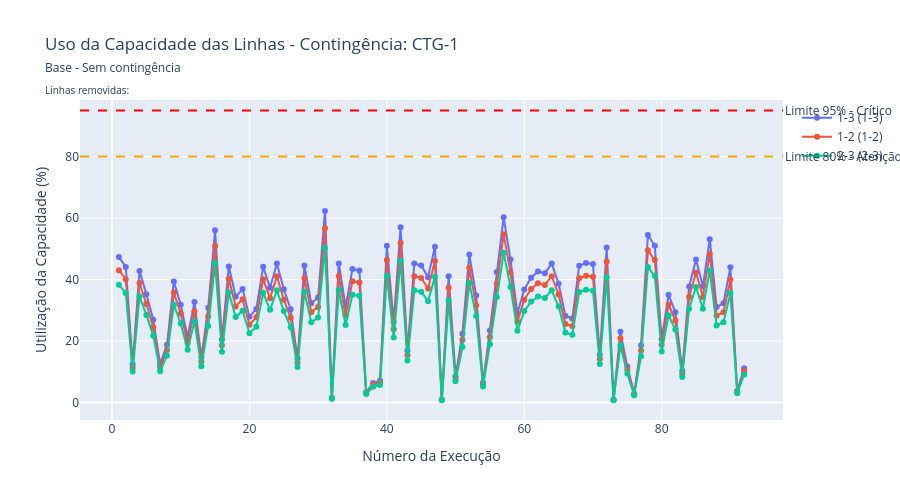
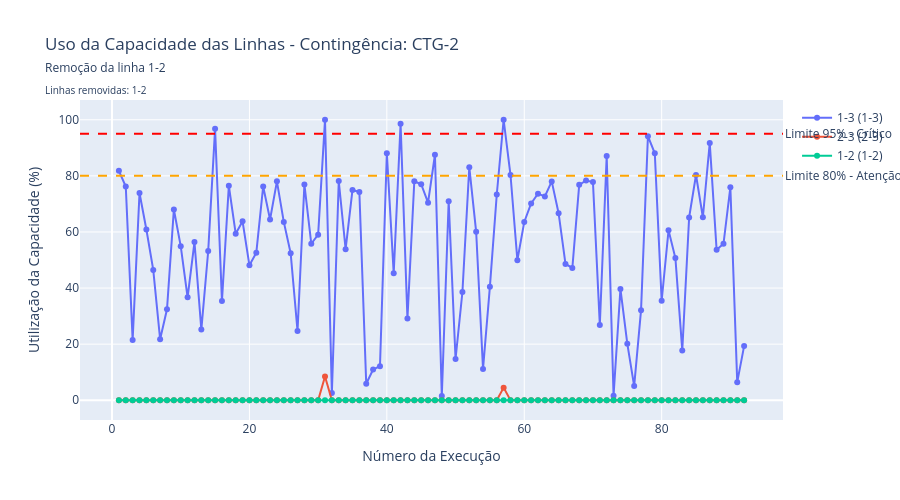
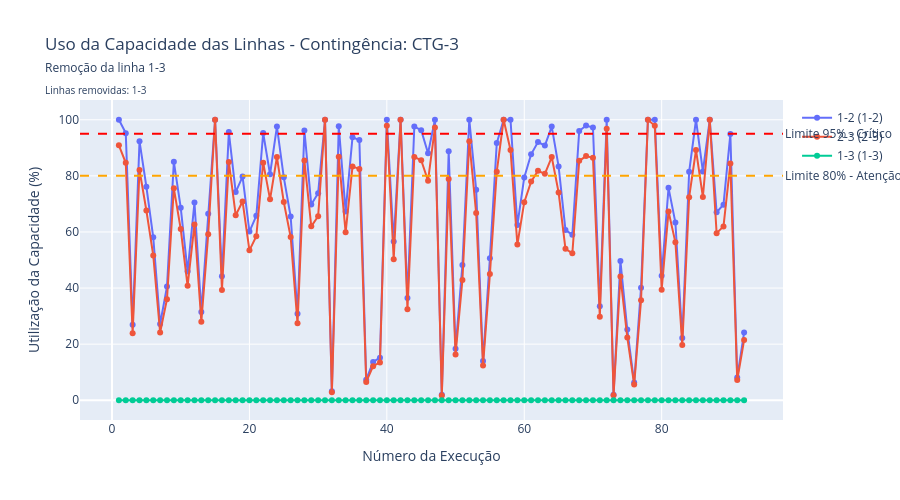
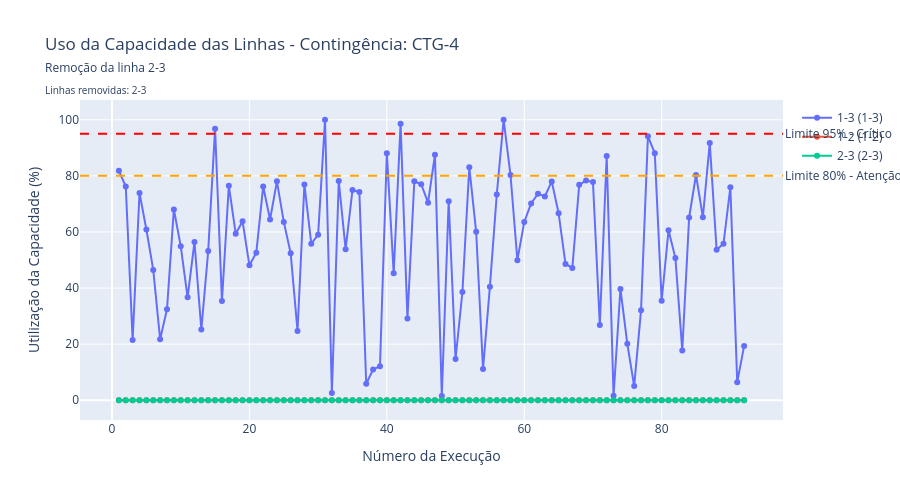

Here is the notebook cell these charts were saved with, in order:
### Markdown cell above
# Linhas

### Code cell
def plotar_uso_capacidade_linhas(dados):
    """Gráfico de uso da capacidade das linhas de transmissão por contingência"""
    if 'linhas_contingencia' not in dados:
        print("❌ Dados de linhas insuficientes")
        return
    
    df_linhas = dados['linhas_contingencia']
    
    # Buscar informações das contingências para descrição
    if 'contingencias_info' in dados:
        df_info = dados['contingencias_info']
    else:
        df_contingencias = dados.get('contingencias', pd.DataFrame())
        df_info = df_contingencias[['id_contingencia', 'descricao', 'linhas_removidas']].drop_duplicates()
    
    # Ordenar contingências numericamente
    contingencias_unicas = sorted(df_linhas['id_contingencia'].unique(), 
                                 key=lambda x: int(x[3:]) if x[3:].isdigit() else x)
    
    # Criar um gráfico para cada contingência
    for contingencia in contingencias_unicas:
        df_linhas_ctg = df_linhas[df_linhas['id_contingencia'] == contingencia]
        
        # Buscar informações desta contingência
        info_ctg = df_info[df_info['id_contingencia'] == contingencia].iloc[0] if len(df_info[df_info['id_contingencia'] == contingencia]) > 0 else None
        
        # Ordenar execuções numericamente
        execucoes_unicas = sorted(df_linhas_ctg['id_execucao'].unique())
        df_linhas_ctg['execucao_num'] = df_linhas_ctg['id_execucao'].map(
            {exec: i+1 for i, exec in enumerate(execucoes_unicas)}
        )
        
        # Agrupar por linha para análise
        linhas_agrupadas = df_linhas_ctg.groupby('id_linha').agg({
            'utilizacao_percentual': ['mean', 'max', 'std'],
            'id_barra_origem': 'first',
            'id_barra_destino': 'first',
            'limite_pu': 'first'
        }).round(2).reset_index()
        
        linhas_agrupadas.columns = ['id_linha', 'util_media', 'util_maxima', 'util_std', 'origem', 'destino', 'limite_pu']
        
        # Top 10 linhas com maior utilização média
        top_linhas = linhas_agrupadas.nlargest(10, 'util_media')
        
        fig = go.Figure()
        
        # Linhas de limite crítico
        fig.add_hline(y=80, line_dash="dash", line_color="orange", 
                     annotation_text="Limite 80% - Atenção", annotation_position="right")
        fig.add_hline(y=95, line_dash="dash", line_color="red",
                     annotation_text="Limite 95% - Crítico", annotation_position="right")
        
        # Para cada linha top, plotar a utilização em cada execução
        for _, linha_info in top_linhas.iterrows():
            linha_id = linha_info['id_linha']
            df_linha = df_linhas_ctg[df_linhas_ctg['id_linha'] == linha_id]
            
            # Ordenar por execução
            df_linha = df_linha.sort_values('execucao_num')
            
            fig.add_trace(go.Scatter(
                x=df_linha['execucao_num'],
                y=df_linha['utilizacao_percentual'],
                name=f'{linha_id} ({linha_info["origem"]}-{linha_info["destino"]})',
                mode='markers+lines',
                marker=dict(size=6),
                line=dict(width=2),
                hovertemplate='<b>Linha %{customdata[0]}</b><br>Execução: %{x}<br>Utilização: %{y:.1f}%<br>Origem: %{customdata[1]}<br>Destino: %{customdata[2]}<br>Limite: %{customdata[3]:.3f} pu',
                customdata=np.column_stack([
                    [linha_id] * len(df_linha),
                    df_linha['id_barra_origem'],
                    df_linha['id_barra_destino'],
                    df_linha['limite_pu']
                ])
            ))
        
        # Criar título com informações da contingência
        titulo = f'Uso da Capacidade das Linhas - Contingência: {contingencia}'
        if info_ctg is not None:
            descricao = info_ctg['descricao'] if pd.notna(info_ctg['descricao']) else "Sem descrição"
            linhas_removidas = info_ctg['linhas_removidas'] if pd.notna(info_ctg['linhas_removidas']) else "Nenhuma"
            titulo += f'<br><span style="font-size:12px">{descricao}</span>'
            titulo += f'<br><span style="font-size:10px">Linhas removidas: {linhas_removidas}</span>'
        
        fig.update_layout(
            title=titulo,
            xaxis_title='Número da Execução',
            yaxis_title='Utilização da Capacidade (%)',
            height=500,
            showlegend=True,
            legend=dict(
                orientation="v",
                yanchor="top",
                y=0.99,
                xanchor="left",
                x=1.02
            )
        )
        
        fig.show()
        
        # Relatório detalhado da contingência
        print(f"\n📊 RELATÓRIO DE LINHAS - {contingencia}:")
        print(f"   Execuções analisadas: {len(execucoes_unicas)}")
        print(f"   Linhas monitoradas: {len(df_linhas_ctg['id_linha'].unique())}")
        
        # Linhas críticas (acima de 80%)
        linhas_criticas = linhas_agrupadas[linhas_agrupadas['util_media'] > 80]
        linhas_muito_criticas = linhas_agrupadas[linhas_agrupadas['util_media'] > 95]
        
        print(f"   ⚠️  Linhas com utilização média >80%: {len(linhas_criticas)}")
        print(f"   🔴 Linhas com utilização média >95%: {len(linhas_muito_criticas)}")
        
        if len(linhas_criticas) > 0:
            print(f"   Top linhas críticas:")
            for _, linha in linhas_criticas.head(5).iterrows():
                print(f"      {linha['id_linha']}: {linha['util_media']:.1f}% (máx: {linha['util_maxima']:.1f}%)")
    
    return df_linhas

def plotar_linhas_mais_criticas_geral(dados):
    """Gráfico das linhas mais críticas em todas as contingências"""
    if 'linhas_contingencia' not in dados:
        return
    
    df_linhas = dados['linhas_contingencia']
    
    # Calcular estatísticas gerais por linha
    stats_linhas = df_linhas.groupby(['id_linha', 'id_barra_origem', 'id_barra_destino']).agg({
        'utilizacao_percentual': ['mean', 'max', 'std', 'count'],
        'limite_pu': 'first'
    }).round(2).reset_index()
    
    stats_linhas.columns = ['id_linha', 'origem', 'destino', 'util_media', 'util_maxima', 'util_std', 'num_medicoes', 'limite_pu']
    
    # Top 15 linhas com maior utilização média
    top_linhas_geral = stats_linhas.nlargest(10, 'util_media')
    
    print("🏆 LINHAS MAIS CRÍTICAS - VISÃO GERAL:")
    print(top_linhas_geral[['id_linha', 'origem', 'destino', 'util_media', 'util_maxima']].to_string(index=False))
    
    # Gráfico de barras
    fig = go.Figure()
    
    # Barras para utilização média
    fig.add_trace(go.Bar(
        x=top_linhas_geral['id_linha'],
        y=top_linhas_geral['util_media'],
        name='Utilização Média',
        marker_color='lightcoral',
        text=top_linhas_geral['util_media'].round(1),
        textposition='auto'
    ))
    
    # Barras para utilização máxima
    fig.add_trace(go.Bar(
        x=top_linhas_geral['id_linha'],
        y=top_linhas_geral['util_maxima'],
        name='Utilização Máxima',
        marker_color='darkred',
        text=top_linhas_geral['util_maxima'].round(1),
        textposition='auto'
    ))
    
    # Linhas de limite
    fig.add_hline(y=80, line_dash="dash", line_color="orange")
    fig.add_hline(y=95, line_dash="dash", line_color="red")
    
    fig.update_layout(
        title='Utilização da Capacidade (Média e Máxima)',
        xaxis_title='Linha',
        yaxis_title='Utilização da Capacidade (%)',
        barmode='group',
        height=500,
        showlegend=True
    )
    
    fig.show()
    
    return top_linhas_geral

def plotar_coeficientes_lagrange_medio(dados):
    """Gráfico dos coeficientes de Lagrange médios das variáveis duais"""
    if 'linhas_contingencia' not in dados:
        print("❌ Dados de linhas insuficientes")
        return
    
    df_linhas = dados['linhas_contingencia']
    
    # Verificar se as colunas de lambda_flow existem
    if 'lambda_flow_pos' not in df_linhas.columns or 'lambda_flow_neg' not in df_linhas.columns:
        print("⚠️  Colunas de variáveis duais (lambda_flow) não encontradas nos dados")
        return
    
    # Calcular lambda_flow médio (soma dos valores absolutos)
    df_linhas['coeficiente_lagrange'] = df_linhas['lambda_flow_pos'].abs() + df_linhas['lambda_flow_neg'].abs()
    

    top_linhas = df_linhas.groupby('id_linha').agg({
        'coeficiente_lagrange': ['mean', 'std', 'max'],
        'id_barra_origem': 'first',
        'id_barra_destino': 'first'
    }).round(6)
    
    top_linhas.columns = ['coef_medio', 'coef_std', 'coef_max', 'origem', 'destino']
    top_linhas = top_linhas.nlargest(10, 'coef_medio')
    
    print("📊 LINHAS COM MAIORES COEFICIENTES DE LAGRANGE (VARIÁVEIS DUAIS):")
    print(top_linhas[['coef_medio', 'coef_std', 'coef_max', 'origem', 'destino']].round(6))
    
    # Gráfico
    fig = go.Figure()
    
    fig.add_trace(go.Bar(
        x=top_linhas.index,
        y=top_linhas['coef_medio'],
        marker_color='purple',
        error_y=dict(
            type='data',
            array=top_linhas['coef_std'],
            visible=True
        ),
        text=top_linhas['coef_medio'].round(4),
        textposition='auto',
        hovertemplate='<b>Linha %{x}</b><br>Lambda médio: %{y:.6f}<br>Origem: %{customdata[0]}<br>Destino: %{customdata[1]}',
        customdata=top_linhas[['origem', 'destino']].values
    ))
    
    fig.update_layout(
        title='Variáveis Duais de Fluxo Médias',
        xaxis_title='Linha',
        yaxis_title='Valor da Variável Dual',
        height=500
    )
    
    fig.show()
    
    return top_linhas

# =============================================================================
# EXECUÇÃO DOS GRÁFICOS
# =============================================================================

print("="*60)
print("ANÁLISE DE CAPACIDADE DAS LINHAS DE TRANSMISSÃO")
print("="*60)

# 1. Gráficos de uso de capacidade por contingência
print("\n1️⃣  USO DA CAPACIDADE POR CONTINGÊNCIA")
df_linhas_analise = plotar_uso_capacidade_linhas(dados)

# 2. Visão geral das linhas mais críticas
print("\n2️⃣  LINHAS MAIS CRÍTICAS - VISÃO GERAL")
linhas_criticas = plotar_linhas_mais_criticas_geral(dados)

# 3. Coeficientes de Lagrange
print("\n4️⃣  COEFICIENTES DE LAGRANGE DAS LINHAS")
lagrange_stats = plotar_coeficientes_lagrange_medio(dados)

print("\n✅ Análise de capacidade das linhas concluída!")

### Figure 1 — Plotly figure (JSON) as saved in the notebook; plotly's stock layout.template omitted (floating-point values rounded to 4 significant figures; data arrays with more than 128 entries replaced by an {"elided": "..."} marker saying what was removed)
{"data": [{"customdata": {"elided": "92x4 mixed values"}, "hovertemplate": "<b>Linha %{customdata[0]}</b><br>Execução: %{x}<br>Utilização: %{y:.1f}%<br>Origem: %{customdata[1]}<br>Destino: %{customdata[2]}<br>Limite: %{customdata[3]:.3f} pu", "line": {"width": 2}, "marker": {"size": 6}, "mode": "markers+lines", "name": "1-3 (1-3)", "type": "scatter", "x": [1, 2, 3, 4, 5, 6, 7, 8, 9, 10, 11, 12, 13, 14, 15, 16, 17, 18, 19, 20, 21, 22, 23, 24, 25, 26, 27, 28, 29, 30, 31, 32, 33, 34, 35, 36, 37, 38, 39, 40, 41, 42, 43, 44, 45, 46, 47, 48, 49, 50, 51, 52, 53, 54, 55, 56, 57, 58, 59, 60, 61, 62, 63, 64, 65, 66, 67, 68, 69, 70, 71, 72, 73, 74, 75, 76, 77, 78, 79, 80, 81, 82, 83, 84, 85, 86, 87, 88, 89, 90, 91, 92], "y": [47.36, 44.11, 12.46, 42.77, 35.25, 26.9, 12.58, 18.77, 39.37, 31.81, 21.25, 32.65, 14.59, 30.81, 56.01, 20.47, 44.27, 34.38, 36.93, 27.85, 30.45, 44.13, 37.32, 45.18, 36.81, 30.33, 14.29, 44.54, 32.3, 34.18, 62.33, 1.48, 45.25, 31.19, 43.41, 42.97, 3.4, 6.33, 7.03, 50.99, 26.2, 57.05, 16.88, 45.19, 44.58, 40.78, 50.67, 0.89, 41.09, 8.51, 22.34, 48.11, 34.77, 6.47, 23.44, 42.46, 60.24, 46.48, 28.92, 36.79, 40.61, 42.63, 42.06, 45.18, 38.61, 28.13, 27.3, 44.47, 45.35, 45.03, 15.53, 50.41, 0.93, 22.98, 11.67, 2.93, 18.59, 54.5, 50.97, 20.54, 35.07, 29.34, 10.28, 37.73, 46.49, 37.78, 53.12, 31.04, 32.3, 43.96, 3.74, 11.17]}, {"customdata": {"elided": "92x4 mixed values"}, "hovertemplate": "<b>Linha %{customdata[0]}</b><br>Execução: %{x}<br>Utilização: %{y:.1f}%<br>Origem: %{customdata[1]}<br>Destino: %{customdata[2]}<br>Limite: %{customdata[3]:.3f} pu", "line": {"width": 2}, "marker": {"size": 6}, "mode": "markers+lines", "name": "1-2 (1-2)", "type": "scatter", "x": [1, 2, 3, 4, 5, 6, 7, 8, 9, 10, 11, 12, 13, 14, 15, 16, 17, 18, 19, 20, 21, 22, 23, 24, 25, 26, 27, 28, 29, 30, 31, 32, 33, 34, 35, 36, 37, 38, 39, 40, 41, 42, 43, 44, 45, 46, 47, 48, 49, 50, 51, 52, 53, 54, 55, 56, 57, 58, 59, 60, 61, 62, 63, 64, 65, 66, 67, 68, 69, 70, 71, 72, 73, 74, 75, 76, 77, 78, 79, 80, 81, 82, 83, 84, 85, 86, 87, 88, 89, 90, 91, 92], "y": [43.05, 40.1, 11.32, 38.88, 32.05, 24.46, 11.44, 17.06, 35.79, 28.91, 19.32, 29.68, 13.26, 28.01, 50.92, 18.61, 40.24, 31.25, 33.57, 25.32, 27.69, 40.12, 33.92, 41.08, 33.46, 27.58, 12.99, 40.49, 29.37, 31.08, 56.66, 1.35, 41.13, 28.35, 39.46, 39.06, 3.09, 5.75, 6.39, 46.36, 23.82, 51.86, 15.35, 41.08, 40.53, 37.07, 46.06, 0.81, 37.36, 7.74, 20.31, 43.74, 31.61, 5.88, 21.31, 38.6, 54.76, 42.26, 26.29, 33.45, 36.92, 38.76, 38.24, 41.07, 35.1, 25.57, 24.82, 40.43, 41.23, 40.93, 14.12, 45.83, 0.84, 20.89, 10.61, 2.66, 16.9, 49.54, 46.34, 18.67, 31.88, 26.67, 9.35, 34.3, 42.26, 34.34, 48.29, 28.22, 29.36, 39.97, 3.4, 10.16]}, {"customdata": {"elided": "92x4 mixed values"}, "hovertemplate": "<b>Linha %{customdata[0]}</b><br>Execução: %{x}<br>Utilização: %{y:.1f}%<br>Origem: %{customdata[1]}<br>Destino: %{customdata[2]}<br>Limite: %{customdata[3]:.3f} pu", "line": {"width": 2}, "marker": {"size": 6}, "mode": "markers+lines", "name": "2-3 (2-3)", "type": "scatter", "x": [1, 2, 3, 4, 5, 6, 7, 8, 9, 10, 11, 12, 13, 14, 15, 16, 17, 18, 19, 20, 21, 22, 23, 24, 25, 26, 27, 28, 29, 30, 31, 32, 33, 34, 35, 36, 37, 38, 39, 40, 41, 42, 43, 44, 45, 46, 47, 48, 49, 50, 51, 52, 53, 54, 55, 56, 57, 58, 59, 60, 61, 62, 63, 64, 65, 66, 67, 68, 69, 70, 71, 72, 73, 74, 75, 76, 77, 78, 79, 80, 81, 82, 83, 84, 85, 86, 87, 88, 89, 90, 91, 92], "y": [38.27, 35.64, 10.06, 34.56, 28.48, 21.74, 10.17, 15.17, 31.82, 25.7, 17.17, 26.38, 11.79, 24.9, 45.26, 16.54, 35.77, 27.78, 29.84, 22.51, 24.61, 35.66, 30.15, 36.51, 29.74, 24.51, 11.55, 35.99, 26.1, 27.62, 50.36, 1.2, 36.56, 25.2, 35.08, 34.72, 2.75, 5.11, 5.68, 41.2, 21.17, 46.1, 13.64, 36.52, 36.03, 32.95, 40.94, 0.72, 33.21, 6.88, 18.05, 38.88, 28.1, 5.22, 18.94, 34.31, 48.68, 37.56, 23.37, 29.73, 32.82, 34.45, 33.99, 36.51, 31.2, 22.73, 22.06, 35.93, 36.65, 36.38, 12.55, 40.74, 0.75, 18.57, 9.43, 2.37, 15.03, 44.04, 41.19, 16.6, 28.34, 23.71, 8.31, 30.49, 37.57, 30.53, 42.92, 25.08, 26.1, 35.52, 3.02, 9.03]}], "layout": {"annotations": [{"showarrow": false, "text": "Limite 80% - Atenção", "x": 1, "xanchor": "left", "xref": "x domain", "y": 80, "yanchor": "middle", "yref": "y"}, {"showarrow": false, "text": "Limite 95% - Crítico", "x": 1, "xanchor": "left", "xref": "x domain", "y": 95, "yanchor": "middle", "yref": "y"}], "height": 500, "legend": {"orientation": "v", "x": 1.02, "xanchor": "left", "y": 0.99, "yanchor": "top"}, "shapes": [{"line": {"color": "orange", "dash": "dash"}, "type": "line", "x0": 0, "x1": 1, "xref": "x domain", "y0": 80, "y1": 80, "yref": "y"}, {"line": {"color": "red", "dash": "dash"}, "type": "line", "x0": 0, "x1": 1, "xref": "x domain", "y0": 95, "y1": 95, "yref": "y"}], "showlegend": true, "title": {"text": "Uso da Capacidade das Linhas - Contingência: CTG-1<br><span style=\"font-size:12px\">Base - Sem contingência</span><br><span style=\"font-size:10px\">Linhas removidas: </span>"}, "xaxis": {"title": {"text": "Número da Execução"}}, "yaxis": {"title": {"text": "Utilização da Capacidade (%)"}}}}

### Figure 2 — Plotly figure (JSON) as saved in the notebook; plotly's stock layout.template omitted (floating-point values rounded to 4 significant figures; data arrays with more than 128 entries replaced by an {"elided": "..."} marker saying what was removed)
{"data": [{"customdata": {"elided": "92x4 mixed values"}, "hovertemplate": "<b>Linha %{customdata[0]}</b><br>Execução: %{x}<br>Utilização: %{y:.1f}%<br>Origem: %{customdata[1]}<br>Destino: %{customdata[2]}<br>Limite: %{customdata[3]:.3f} pu", "line": {"width": 2}, "marker": {"size": 6}, "mode": "markers+lines", "name": "1-3 (1-3)", "type": "scatter", "x": [1, 2, 3, 4, 5, 6, 7, 8, 9, 10, 11, 12, 13, 14, 15, 16, 17, 18, 19, 20, 21, 22, 23, 24, 25, 26, 27, 28, 29, 30, 31, 32, 33, 34, 35, 36, 37, 38, 39, 40, 41, 42, 43, 44, 45, 46, 47, 48, 49, 50, 51, 52, 53, 54, 55, 56, 57, 58, 59, 60, 61, 62, 63, 64, 65, 66, 67, 68, 69, 70, 71, 72, 73, 74, 75, 76, 77, 78, 79, 80, 81, 82, 83, 84, 85, 86, 87, 88, 89, 90, 91, 92], "y": [81.8, 76.18, 21.51, 73.88, 60.89, 46.47, 21.74, 32.42, 68.01, 54.94, 36.7, 56.39, 25.2, 53.22, 96.75, 35.36, 76.47, 59.38, 63.79, 48.11, 52.6, 76.22, 64.45, 78.05, 63.58, 52.4, 24.68, 76.93, 55.8, 59.04, 100.0, 2.56, 78.16, 53.87, 74.98, 74.22, 5.87, 10.93, 12.14, 88.08, 45.25, 98.54, 29.16, 78.06, 77.01, 70.44, 87.52, 1.54, 70.98, 14.7, 38.59, 83.1, 60.06, 11.17, 40.48, 73.34, 100.0, 80.29, 49.95, 63.55, 70.15, 73.64, 72.66, 78.03, 66.69, 48.58, 47.16, 76.81, 78.34, 77.77, 26.82, 87.08, 1.6, 39.69, 20.16, 5.06, 32.12, 94.13, 88.04, 35.48, 60.58, 50.68, 17.76, 65.17, 80.3, 65.25, 91.75, 53.61, 55.78, 75.94, 6.46, 19.3]}, {"customdata": {"elided": "92x4 mixed values"}, "hovertemplate": "<b>Linha %{customdata[0]}</b><br>Execução: %{x}<br>Utilização: %{y:.1f}%<br>Origem: %{customdata[1]}<br>Destino: %{customdata[2]}<br>Limite: %{customdata[3]:.3f} pu", "line": {"width": 2}, "marker": {"size": 6}, "mode": "markers+lines", "name": "2-3 (2-3)", "type": "scatter", "x": [1, 2, 3, 4, 5, 6, 7, 8, 9, 10, 11, 12, 13, 14, 15, 16, 17, 18, 19, 20, 21, 22, 23, 24, 25, 26, 27, 28, 29, 30, 31, 32, 33, 34, 35, 36, 37, 38, 39, 40, 41, 42, 43, 44, 45, 46, 47, 48, 49, 50, 51, 52, 53, 54, 55, 56, 57, 58, 59, 60, 61, 62, 63, 64, 65, 66, 67, 68, 69, 70, 71, 72, 73, 74, 75, 76, 77, 78, 79, 80, 81, 82, 83, 84, 85, 86, 87, 88, 89, 90, 91, 92], "y": [0.0, 0.0, 0.0, 0.0, 0.0, 0.0, 0.0, 0.0, 0.0, 0.0, 0.0, 0.0, 0.0, 0.0, 0.0, 0.0, 0.0, 0.0, 0.0, 0.0, 0.0, 0.0, 0.0, 0.0, 0.0, 0.0, 0.0, 0.0, 0.0, 0.0, 8.5, 0.0, 0.0, 0.0, 0.0, 0.0, 0.0, 0.0, 0.0, 0.0, 0.0, 0.0, 0.0, 0.0, 0.0, 0.0, 0.0, 0.0, 0.0, 0.0, 0.0, 0.0, 0.0, 0.0, 0.0, 0.0, 4.5, 0.0, 0.0, 0.0, 0.0, 0.0, 0.0, 0.0, 0.0, 0.0, 0.0, 0.0, 0.0, 0.0, 0.0, 0.0, 0.0, 0.0, 0.0, 0.0, 0.0, 0.0, 0.0, 0.0, 0.0, 0.0, 0.0, 0.0, 0.0, 0.0, 0.0, 0.0, 0.0, 0.0, 0.0, 0.0]}, {"customdata": {"elided": "92x4 mixed values"}, "hovertemplate": "<b>Linha %{customdata[0]}</b><br>Execução: %{x}<br>Utilização: %{y:.1f}%<br>Origem: %{customdata[1]}<br>Destino: %{customdata[2]}<br>Limite: %{customdata[3]:.3f} pu", "line": {"width": 2}, "marker": {"size": 6}, "mode": "markers+lines", "name": "1-2 (1-2)", "type": "scatter", "x": [1, 2, 3, 4, 5, 6, 7, 8, 9, 10, 11, 12, 13, 14, 15, 16, 17, 18, 19, 20, 21, 22, 23, 24, 25, 26, 27, 28, 29, 30, 31, 32, 33, 34, 35, 36, 37, 38, 39, 40, 41, 42, 43, 44, 45, 46, 47, 48, 49, 50, 51, 52, 53, 54, 55, 56, 57, 58, 59, 60, 61, 62, 63, 64, 65, 66, 67, 68, 69, 70, 71, 72, 73, 74, 75, 76, 77, 78, 79, 80, 81, 82, 83, 84, 85, 86, 87, 88, 89, 90, 91, 92], "y": [0.0, 0.0, 0.0, 0.0, 0.0, 0.0, 0.0, 0.0, 0.0, 0.0, 0.0, 0.0, 0.0, 0.0, 0.0, 0.0, 0.0, 0.0, 0.0, 0.0, 0.0, 0.0, 0.0, 0.0, 0.0, 0.0, 0.0, 0.0, 0.0, 0.0, 0.0, 0.0, 0.0, 0.0, 0.0, 0.0, 0.0, 0.0, 0.0, 0.0, 0.0, 0.0, 0.0, 0.0, 0.0, 0.0, 0.0, 0.0, 0.0, 0.0, 0.0, 0.0, 0.0, 0.0, 0.0, 0.0, 0.0, 0.0, 0.0, 0.0, 0.0, 0.0, 0.0, 0.0, 0.0, 0.0, 0.0, 0.0, 0.0, 0.0, 0.0, 0.0, 0.0, 0.0, 0.0, 0.0, 0.0, 0.0, 0.0, 0.0, 0.0, 0.0, 0.0, 0.0, 0.0, 0.0, 0.0, 0.0, 0.0, 0.0, 0.0, 0.0]}], "layout": {"annotations": [{"showarrow": false, "text": "Limite 80% - Atenção", "x": 1, "xanchor": "left", "xref": "x domain", "y": 80, "yanchor": "middle", "yref": "y"}, {"showarrow": false, "text": "Limite 95% - Crítico", "x": 1, "xanchor": "left", "xref": "x domain", "y": 95, "yanchor": "middle", "yref": "y"}], "height": 500, "legend": {"orientation": "v", "x": 1.02, "xanchor": "left", "y": 0.99, "yanchor": "top"}, "shapes": [{"line": {"color": "orange", "dash": "dash"}, "type": "line", "x0": 0, "x1": 1, "xref": "x domain", "y0": 80, "y1": 80, "yref": "y"}, {"line": {"color": "red", "dash": "dash"}, "type": "line", "x0": 0, "x1": 1, "xref": "x domain", "y0": 95, "y1": 95, "yref": "y"}], "showlegend": true, "title": {"text": "Uso da Capacidade das Linhas - Contingência: CTG-2<br><span style=\"font-size:12px\">Remoção da linha 1-2</span><br><span style=\"font-size:10px\">Linhas removidas: 1-2</span>"}, "xaxis": {"title": {"text": "Número da Execução"}}, "yaxis": {"title": {"text": "Utilização da Capacidade (%)"}}}}

### Figure 3 — Plotly figure (JSON) as saved in the notebook; plotly's stock layout.template omitted (floating-point values rounded to 4 significant figures; data arrays with more than 128 entries replaced by an {"elided": "..."} marker saying what was removed)
{"data": [{"customdata": {"elided": "92x4 mixed values"}, "hovertemplate": "<b>Linha %{customdata[0]}</b><br>Execução: %{x}<br>Utilização: %{y:.1f}%<br>Origem: %{customdata[1]}<br>Destino: %{customdata[2]}<br>Limite: %{customdata[3]:.3f} pu", "line": {"width": 2}, "marker": {"size": 6}, "mode": "markers+lines", "name": "1-2 (1-2)", "type": "scatter", "x": [1, 2, 3, 4, 5, 6, 7, 8, 9, 10, 11, 12, 13, 14, 15, 16, 17, 18, 19, 20, 21, 22, 23, 24, 25, 26, 27, 28, 29, 30, 31, 32, 33, 34, 35, 36, 37, 38, 39, 40, 41, 42, 43, 44, 45, 46, 47, 48, 49, 50, 51, 52, 53, 54, 55, 56, 57, 58, 59, 60, 61, 62, 63, 64, 65, 66, 67, 68, 69, 70, 71, 72, 73, 74, 75, 76, 77, 78, 79, 80, 81, 82, 83, 84, 85, 86, 87, 88, 89, 90, 91, 92], "y": [100.0, 95.23, 26.89, 92.35, 76.11, 58.09, 27.17, 40.52, 85.01, 68.67, 45.88, 70.49, 31.5, 66.53, 100.0, 44.2, 95.59, 74.22, 79.74, 60.14, 65.75, 95.28, 80.57, 97.56, 79.47, 65.5, 30.85, 96.16, 69.75, 73.81, 100.0, 3.19, 97.7, 67.33, 93.73, 92.78, 7.34, 13.66, 15.18, 100.0, 56.57, 100.0, 36.46, 97.58, 96.27, 88.06, 100.0, 1.93, 88.73, 18.38, 48.24, 100.0, 75.08, 13.96, 50.6, 91.68, 100.0, 100.0, 62.44, 79.44, 87.69, 92.05, 90.82, 97.55, 83.36, 60.73, 58.96, 96.02, 97.92, 97.22, 33.53, 100.0, 2.0, 49.61, 25.2, 6.32, 40.15, 100.0, 100.0, 44.35, 75.73, 63.35, 22.21, 81.46, 100.0, 81.57, 100.0, 67.01, 69.73, 94.92, 8.07, 24.12]}, {"customdata": {"elided": "92x4 mixed values"}, "hovertemplate": "<b>Linha %{customdata[0]}</b><br>Execução: %{x}<br>Utilização: %{y:.1f}%<br>Origem: %{customdata[1]}<br>Destino: %{customdata[2]}<br>Limite: %{customdata[3]:.3f} pu", "line": {"width": 2}, "marker": {"size": 6}, "mode": "markers+lines", "name": "2-3 (2-3)", "type": "scatter", "x": [1, 2, 3, 4, 5, 6, 7, 8, 9, 10, 11, 12, 13, 14, 15, 16, 17, 18, 19, 20, 21, 22, 23, 24, 25, 26, 27, 28, 29, 30, 31, 32, 33, 34, 35, 36, 37, 38, 39, 40, 41, 42, 43, 44, 45, 46, 47, 48, 49, 50, 51, 52, 53, 54, 55, 56, 57, 58, 59, 60, 61, 62, 63, 64, 65, 66, 67, 68, 69, 70, 71, 72, 73, 74, 75, 76, 77, 78, 79, 80, 81, 82, 83, 84, 85, 86, 87, 88, 89, 90, 91, 92], "y": [90.89, 84.65, 23.9, 82.08, 67.65, 51.63, 24.15, 36.02, 75.56, 61.04, 40.78, 62.66, 28.0, 59.14, 100.0, 39.29, 84.96, 65.97, 70.88, 53.45, 58.45, 84.69, 71.62, 86.72, 70.64, 58.22, 27.42, 85.47, 61.99, 65.6, 100.0, 2.84, 86.84, 59.85, 83.31, 82.47, 6.52, 12.14, 13.49, 97.86, 50.28, 100.0, 32.4, 86.73, 85.57, 78.27, 97.24, 1.71, 78.86, 16.33, 42.87, 92.33, 66.74, 12.41, 44.98, 81.49, 100.0, 89.21, 55.5, 70.61, 77.95, 81.82, 80.73, 86.7, 74.1, 53.98, 52.4, 85.34, 87.04, 86.41, 29.8, 96.75, 1.78, 44.1, 22.4, 5.62, 35.69, 100.0, 97.82, 39.42, 67.31, 56.31, 19.74, 72.41, 89.22, 72.5, 100.0, 59.57, 61.98, 84.37, 7.18, 21.44]}, {"customdata": {"elided": "92x4 mixed values"}, "hovertemplate": "<b>Linha %{customdata[0]}</b><br>Execução: %{x}<br>Utilização: %{y:.1f}%<br>Origem: %{customdata[1]}<br>Destino: %{customdata[2]}<br>Limite: %{customdata[3]:.3f} pu", "line": {"width": 2}, "marker": {"size": 6}, "mode": "markers+lines", "name": "1-3 (1-3)", "type": "scatter", "x": [1, 2, 3, 4, 5, 6, 7, 8, 9, 10, 11, 12, 13, 14, 15, 16, 17, 18, 19, 20, 21, 22, 23, 24, 25, 26, 27, 28, 29, 30, 31, 32, 33, 34, 35, 36, 37, 38, 39, 40, 41, 42, 43, 44, 45, 46, 47, 48, 49, 50, 51, 52, 53, 54, 55, 56, 57, 58, 59, 60, 61, 62, 63, 64, 65, 66, 67, 68, 69, 70, 71, 72, 73, 74, 75, 76, 77, 78, 79, 80, 81, 82, 83, 84, 85, 86, 87, 88, 89, 90, 91, 92], "y": [0.0, 0.0, 0.0, 0.0, 0.0, 0.0, 0.0, 0.0, 0.0, 0.0, 0.0, 0.0, 0.0, 0.0, 0.0, 0.0, 0.0, 0.0, 0.0, 0.0, 0.0, 0.0, 0.0, 0.0, 0.0, 0.0, 0.0, 0.0, 0.0, 0.0, 0.0, 0.0, 0.0, 0.0, 0.0, 0.0, 0.0, 0.0, 0.0, 0.0, 0.0, 0.0, 0.0, 0.0, 0.0, 0.0, 0.0, 0.0, 0.0, 0.0, 0.0, 0.0, 0.0, 0.0, 0.0, 0.0, 0.0, 0.0, 0.0, 0.0, 0.0, 0.0, 0.0, 0.0, 0.0, 0.0, 0.0, 0.0, 0.0, 0.0, 0.0, 0.0, 0.0, 0.0, 0.0, 0.0, 0.0, 0.0, 0.0, 0.0, 0.0, 0.0, 0.0, 0.0, 0.0, 0.0, 0.0, 0.0, 0.0, 0.0, 0.0, 0.0]}], "layout": {"annotations": [{"showarrow": false, "text": "Limite 80% - Atenção", "x": 1, "xanchor": "left", "xref": "x domain", "y": 80, "yanchor": "middle", "yref": "y"}, {"showarrow": false, "text": "Limite 95% - Crítico", "x": 1, "xanchor": "left", "xref": "x domain", "y": 95, "yanchor": "middle", "yref": "y"}], "height": 500, "legend": {"orientation": "v", "x": 1.02, "xanchor": "left", "y": 0.99, "yanchor": "top"}, "shapes": [{"line": {"color": "orange", "dash": "dash"}, "type": "line", "x0": 0, "x1": 1, "xref": "x domain", "y0": 80, "y1": 80, "yref": "y"}, {"line": {"color": "red", "dash": "dash"}, "type": "line", "x0": 0, "x1": 1, "xref": "x domain", "y0": 95, "y1": 95, "yref": "y"}], "showlegend": true, "title": {"text": "Uso da Capacidade das Linhas - Contingência: CTG-3<br><span style=\"font-size:12px\">Remoção da linha 1-3</span><br><span style=\"font-size:10px\">Linhas removidas: 1-3</span>"}, "xaxis": {"title": {"text": "Número da Execução"}}, "yaxis": {"title": {"text": "Utilização da Capacidade (%)"}}}}

### Figure 4 — Plotly figure (JSON) as saved in the notebook; plotly's stock layout.template omitted (floating-point values rounded to 4 significant figures; data arrays with more than 128 entries replaced by an {"elided": "..."} marker saying what was removed)
{"data": [{"customdata": {"elided": "92x4 mixed values"}, "hovertemplate": "<b>Linha %{customdata[0]}</b><br>Execução: %{x}<br>Utilização: %{y:.1f}%<br>Origem: %{customdata[1]}<br>Destino: %{customdata[2]}<br>Limite: %{customdata[3]:.3f} pu", "line": {"width": 2}, "marker": {"size": 6}, "mode": "markers+lines", "name": "1-3 (1-3)", "type": "scatter", "x": [1, 2, 3, 4, 5, 6, 7, 8, 9, 10, 11, 12, 13, 14, 15, 16, 17, 18, 19, 20, 21, 22, 23, 24, 25, 26, 27, 28, 29, 30, 31, 32, 33, 34, 35, 36, 37, 38, 39, 40, 41, 42, 43, 44, 45, 46, 47, 48, 49, 50, 51, 52, 53, 54, 55, 56, 57, 58, 59, 60, 61, 62, 63, 64, 65, 66, 67, 68, 69, 70, 71, 72, 73, 74, 75, 76, 77, 78, 79, 80, 81, 82, 83, 84, 85, 86, 87, 88, 89, 90, 91, 92], "y": [81.8, 76.18, 21.51, 73.88, 60.89, 46.47, 21.74, 32.42, 68.01, 54.94, 36.7, 56.39, 25.2, 53.22, 96.75, 35.36, 76.47, 59.38, 63.79, 48.11, 52.6, 76.22, 64.45, 78.05, 63.58, 52.4, 24.68, 76.93, 55.8, 59.04, 100.0, 2.56, 78.16, 53.87, 74.98, 74.22, 5.87, 10.93, 12.14, 88.08, 45.25, 98.54, 29.16, 78.06, 77.01, 70.44, 87.52, 1.54, 70.98, 14.7, 38.59, 83.1, 60.06, 11.17, 40.48, 73.34, 100.0, 80.29, 49.95, 63.55, 70.15, 73.64, 72.66, 78.03, 66.69, 48.58, 47.16, 76.81, 78.34, 77.77, 26.82, 87.08, 1.6, 39.69, 20.16, 5.06, 32.12, 94.13, 88.04, 35.48, 60.58, 50.68, 17.76, 65.17, 80.3, 65.25, 91.75, 53.61, 55.78, 75.94, 6.46, 19.3]}, {"customdata": {"elided": "92x4 mixed values"}, "hovertemplate": "<b>Linha %{customdata[0]}</b><br>Execução: %{x}<br>Utilização: %{y:.1f}%<br>Origem: %{customdata[1]}<br>Destino: %{customdata[2]}<br>Limite: %{customdata[3]:.3f} pu", "line": {"width": 2}, "marker": {"size": 6}, "mode": "markers+lines", "name": "1-2 (1-2)", "type": "scatter", "x": [1, 2, 3, 4, 5, 6, 7, 8, 9, 10, 11, 12, 13, 14, 15, 16, 17, 18, 19, 20, 21, 22, 23, 24, 25, 26, 27, 28, 29, 30, 31, 32, 33, 34, 35, 36, 37, 38, 39, 40, 41, 42, 43, 44, 45, 46, 47, 48, 49, 50, 51, 52, 53, 54, 55, 56, 57, 58, 59, 60, 61, 62, 63, 64, 65, 66, 67, 68, 69, 70, 71, 72, 73, 74, 75, 76, 77, 78, 79, 80, 81, 82, 83, 84, 85, 86, 87, 88, 89, 90, 91, 92], "y": [0.0, 0.0, 0.0, 0.0, 0.0, 0.0, 0.0, 0.0, 0.0, 0.0, 0.0, 0.0, 0.0, 0.0, 0.0, 0.0, 0.0, 0.0, 0.0, 0.0, 0.0, 0.0, 0.0, 0.0, 0.0, 0.0, 0.0, 0.0, 0.0, 0.0, 0.0, 0.0, 0.0, 0.0, 0.0, 0.0, 0.0, 0.0, 0.0, 0.0, 0.0, 0.0, 0.0, 0.0, 0.0, 0.0, 0.0, 0.0, 0.0, 0.0, 0.0, 0.0, 0.0, 0.0, 0.0, 0.0, 0.0, 0.0, 0.0, 0.0, 0.0, 0.0, 0.0, 0.0, 0.0, 0.0, 0.0, 0.0, 0.0, 0.0, 0.0, 0.0, 0.0, 0.0, 0.0, 0.0, 0.0, 0.0, 0.0, 0.0, 0.0, 0.0, 0.0, 0.0, 0.0, 0.0, 0.0, 0.0, 0.0, 0.0, 0.0, 0.0]}, {"customdata": {"elided": "92x4 mixed values"}, "hovertemplate": "<b>Linha %{customdata[0]}</b><br>Execução: %{x}<br>Utilização: %{y:.1f}%<br>Origem: %{customdata[1]}<br>Destino: %{customdata[2]}<br>Limite: %{customdata[3]:.3f} pu", "line": {"width": 2}, "marker": {"size": 6}, "mode": "markers+lines", "name": "2-3 (2-3)", "type": "scatter", "x": [1, 2, 3, 4, 5, 6, 7, 8, 9, 10, 11, 12, 13, 14, 15, 16, 17, 18, 19, 20, 21, 22, 23, 24, 25, 26, 27, 28, 29, 30, 31, 32, 33, 34, 35, 36, 37, 38, 39, 40, 41, 42, 43, 44, 45, 46, 47, 48, 49, 50, 51, 52, 53, 54, 55, 56, 57, 58, 59, 60, 61, 62, 63, 64, 65, 66, 67, 68, 69, 70, 71, 72, 73, 74, 75, 76, 77, 78, 79, 80, 81, 82, 83, 84, 85, 86, 87, 88, 89, 90, 91, 92], "y": [0.0, 0.0, 0.0, 0.0, 0.0, 0.0, 0.0, 0.0, 0.0, 0.0, 0.0, 0.0, 0.0, 0.0, 0.0, 0.0, 0.0, 0.0, 0.0, 0.0, 0.0, 0.0, 0.0, 0.0, 0.0, 0.0, 0.0, 0.0, 0.0, 0.0, 0.0, 0.0, 0.0, 0.0, 0.0, 0.0, 0.0, 0.0, 0.0, 0.0, 0.0, 0.0, 0.0, 0.0, 0.0, 0.0, 0.0, 0.0, 0.0, 0.0, 0.0, 0.0, 0.0, 0.0, 0.0, 0.0, 0.0, 0.0, 0.0, 0.0, 0.0, 0.0, 0.0, 0.0, 0.0, 0.0, 0.0, 0.0, 0.0, 0.0, 0.0, 0.0, 0.0, 0.0, 0.0, 0.0, 0.0, 0.0, 0.0, 0.0, 0.0, 0.0, 0.0, 0.0, 0.0, 0.0, 0.0, 0.0, 0.0, 0.0, 0.0, 0.0]}], "layout": {"annotations": [{"showarrow": false, "text": "Limite 80% - Atenção", "x": 1, "xanchor": "left", "xref": "x domain", "y": 80, "yanchor": "middle", "yref": "y"}, {"showarrow": false, "text": "Limite 95% - Crítico", "x": 1, "xanchor": "left", "xref": "x domain", "y": 95, "yanchor": "middle", "yref": "y"}], "height": 500, "legend": {"orientation": "v", "x": 1.02, "xanchor": "left", "y": 0.99, "yanchor": "top"}, "shapes": [{"line": {"color": "orange", "dash": "dash"}, "type": "line", "x0": 0, "x1": 1, "xref": "x domain", "y0": 80, "y1": 80, "yref": "y"}, {"line": {"color": "red", "dash": "dash"}, "type": "line", "x0": 0, "x1": 1, "xref": "x domain", "y0": 95, "y1": 95, "yref": "y"}], "showlegend": true, "title": {"text": "Uso da Capacidade das Linhas - Contingência: CTG-4<br><span style=\"font-size:12px\">Remoção da linha 2-3</span><br><span style=\"font-size:10px\">Linhas removidas: 2-3</span>"}, "xaxis": {"title": {"text": "Número da Execução"}}, "yaxis": {"title": {"text": "Utilização da Capacidade (%)"}}}}
